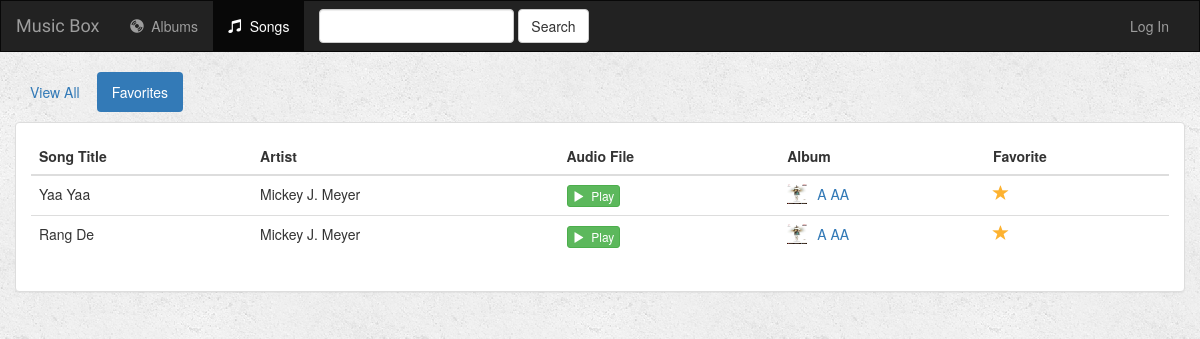
The page /music/songs/favorites/ on the database its author committed.
### music/models.py (models this page shows, shortened)
class Song(models.Model):
    album = models.ForeignKey(Album, on_delete=models.CASCADE)
    song_title = models.CharField(max_length=250)
    audio_file = models.FileField(default='')
    lyricist = models.CharField(default='',max_length=250)
    singers = models.CharField(default='',max_length=250)
    lyrics_file = models.FileField(default='')
    is_favorite = models.BooleanField(default=False)

class Album(models.Model):
    artist = models.CharField(max_length=250)
    album_title = models.CharField(max_length=500)
    genre = models.CharField(max_length=100)
    album_logo = models.FileField()
    is_favorite = models.BooleanField(default=False)

### music/views.py (the view)
# urls.py: url(r'^songs/(?P<filter_by>[a-zA_Z]+)/$', views.songs, name='songs'),
def songs(request, filter_by):
        try:
            song_ids = []
            for album in Album.objects.all():
                for song in album.song_set.all():
                    song_ids.append(song.pk)
            users_songs = Song.objects.filter(pk__in=song_ids)
            if filter_by == 'favorites':
                users_songs = users_songs.filter(is_favorite=True)
        except Album.DoesNotExist:
            users_songs = []
        return render(request, 'music/songs.html', {
            'song_list': users_songs,
            'filter_by': filter_by,
        })

### music/templates/music/songs.html (shortened to what this page needs)
{% extends 'music/base.html' %}
{% block songs_active %}active{% endblock %}
{% block body %}
<div class="container-fluid songs-container">
    <div class="row">
        <div class="col-sm-12">
            <ul class="nav nav-pills" style="margin-bottom: 10px;">
                <li role="presentation" {% if filter_by == 'all' %}class="active"{% endif %}><a href="{% url 'music:songs' 'all' %}">View All</a></li>
                <li role="presentation" {% if filter_by == 'favorites' %}class="active"{% endif %}><a href="{% url 'music:songs' 'favorites' %}">Favorites</a></li>
            </ul>
        </div>
    </div>
    <div class="row">
        <div class="col-sm-12">
            <div class="panel panel-default">
                <div class="panel-body">
                    <table class="table">
                        <thead>
                            <tr>
                                <th>Song Title</th>
                                <th>Artist</th>
                                <th>Audio File</th>
                                <th>Album</th>
                                <th>Favorite</th>
                            </tr>
                        </thead>
                        <tbody>
                            {% for song in song_list %}
                                <tr>
                                    <td>{{ song.song_title }}</td>
                                    <td>{{ song.album.artist }}</td>
                                    <td>
                                        <a target="_blank" href="{{ song.audio_file.url }}">
                                            <button type="button" class="btn btn-success btn-xs">
                                                <span class="glyphicon glyphicon-play"></span>&nbsp; Play
                                            </button>
                                        </a>
                                    </td>
                                    <td>
                                        <a href="{% url 'music:album_detail' song.album.id %}">
                                            <img src="{{ song.album.album_logo.url }}" class="img-responsive" style="width: 20px; float: left; margin-right: 10px;" />
                                        </a>
                                        <a href="{% url 'music:album_detail' song.album.id %}">{{ song.album.album_title }}</a>
                                    </td>
                                    <td>
                                        <a href="{% url 'music:favorite' song.id %}" class="btn-favorite"><span class="glyphicon glyphicon-star {% if song.is_favorite %}active{% endif %}"></span></a>
                                    </td>
                                </tr>
                            {% endfor %}
                        </tbody>
                    </table>
                </div>
            </div>
        </div>
    </div>
</div>
{% endblock %}

### music/static/music/style.css (style rules this page uses)
body { background: white url("images/background.png"); }
.glyphicon-star { color: #CCCCCC; font-size: 16px; }
.glyphicon-star.active { color: #FDB230; }

### rows shown on the page
Song: song_title "Yaa Yaa", album.artist "Mickey J. Meyer", album.album_logo (picture), album.album_title "A AA", is_favorite True (drawn)
Song: song_title "Rang De", album.artist "Mickey J. Meyer", album.album_logo (picture), album.album_title "A AA", is_favorite True (drawn)
